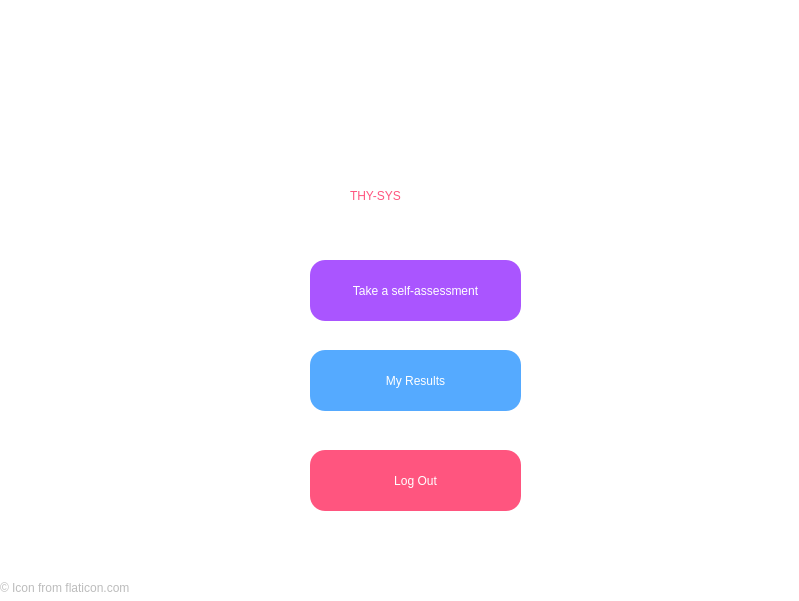
<?xml version="1.0" encoding="UTF-8"?>
<ui version="4.0">
 <class>Form</class>
 <widget class="QWidget" name="Form">
  <property name="geometry">
   <rect>
    <x>0</x>
    <y>0</y>
    <width>799</width>
    <height>601</height>
   </rect>
  </property>
  <property name="windowTitle">
   <string>Form</string>
  </property>
  <property name="styleSheet">
   <string notr="true">background-color: rgb(255, 255, 255);</string>
  </property>
  <widget class="QPushButton" name="MyResults">
   <property name="geometry">
    <rect>
     <x>310</x>
     <y>350</y>
     <width>211</width>
     <height>61</height>
    </rect>
   </property>
   <property name="styleSheet">
    <string notr="true">background-color: rgb(85, 170, 255);
color: rgb(255, 255, 255);
font: 11pt &quot;Arial&quot;;
border-radius: 15px;</string>
   </property>
   <property name="text">
    <string>My Results</string>
   </property>
  </widget>
  <widget class="QLabel" name="label">
   <property name="geometry">
    <rect>
     <x>320</x>
     <y>20</y>
     <width>191</width>
     <height>161</height>
    </rect>
   </property>
   <property name="text">
    <string/>
   </property>
   <property name="pixmap">
    <pixmap>thyroid.png</pixmap>
   </property>
   <property name="scaledContents">
    <bool>true</bool>
   </property>
  </widget>
  <widget class="QPushButton" name="TakeAssessment">
   <property name="geometry">
    <rect>
     <x>310</x>
     <y>260</y>
     <width>211</width>
     <height>61</height>
    </rect>
   </property>
   <property name="styleSheet">
    <string notr="true">background-color: rgb(170, 85, 255);
color: rgb(255, 255, 255);
font: 75 10pt &quot;Arial&quot;;
border-radius: 15px;</string>
   </property>
   <property name="text">
    <string>Take a self-assessment</string>
   </property>
  </widget>
  <widget class="QLabel" name="label_2">
   <property name="geometry">
    <rect>
     <x>350</x>
     <y>180</y>
     <width>141</width>
     <height>31</height>
    </rect>
   </property>
   <property name="styleSheet">
    <string notr="true">color: rgb(255, 85, 127);
font: 87 18pt &quot;Arial Black&quot;;
</string>
   </property>
   <property name="text">
    <string>THY-SYS</string>
   </property>
  </widget>
  <widget class="QPushButton" name="Logout">
   <property name="geometry">
    <rect>
     <x>310</x>
     <y>450</y>
     <width>211</width>
     <height>61</height>
    </rect>
   </property>
   <property name="styleSheet">
    <string notr="true">background-color: rgb(255, 85, 127);
color: rgb(255, 255, 255);
font: 11pt &quot;Arial&quot;;
border-radius: 15px;</string>
   </property>
   <property name="text">
    <string>Log Out</string>
   </property>
  </widget>
  <widget class="QLabel" name="label_3">
   <property name="geometry">
    <rect>
     <x>0</x>
     <y>580</y>
     <width>291</width>
     <height>16</height>
    </rect>
   </property>
   <property name="styleSheet">
    <string notr="true">color: rgb(188, 188, 188);</string>
   </property>
   <property name="text">
    <string>© Icon from flaticon.com</string>
   </property>
  </widget>
 </widget>
 <resources/>
 <connections/>
</ui>
